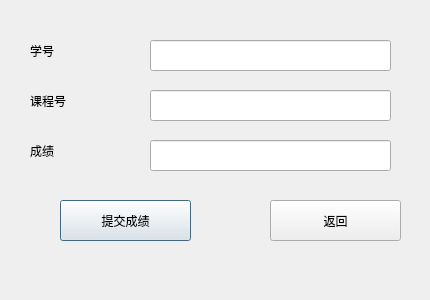
<?xml version="1.0" encoding="UTF-8"?>
<ui version="4.0">
 <class>teasubmitgrade</class>
 <widget class="QDialog" name="teasubmitgrade">
  <property name="geometry">
   <rect>
    <x>0</x>
    <y>0</y>
    <width>430</width>
    <height>300</height>
   </rect>
  </property>
  <property name="windowTitle">
   <string>Dialog</string>
  </property>
  <widget class="QLabel" name="label">
   <property name="geometry">
    <rect>
     <x>30</x>
     <y>30</y>
     <width>81</width>
     <height>41</height>
    </rect>
   </property>
   <property name="text">
    <string>学号</string>
   </property>
  </widget>
  <widget class="QLabel" name="label_2">
   <property name="geometry">
    <rect>
     <x>30</x>
     <y>90</y>
     <width>81</width>
     <height>21</height>
    </rect>
   </property>
   <property name="text">
    <string>课程号</string>
   </property>
  </widget>
  <widget class="QLabel" name="label_3">
   <property name="geometry">
    <rect>
     <x>30</x>
     <y>140</y>
     <width>81</width>
     <height>21</height>
    </rect>
   </property>
   <property name="text">
    <string>成绩</string>
   </property>
  </widget>
  <widget class="QLineEdit" name="stuid">
   <property name="geometry">
    <rect>
     <x>150</x>
     <y>40</y>
     <width>241</width>
     <height>31</height>
    </rect>
   </property>
  </widget>
  <widget class="QLineEdit" name="courseid">
   <property name="geometry">
    <rect>
     <x>150</x>
     <y>90</y>
     <width>241</width>
     <height>31</height>
    </rect>
   </property>
  </widget>
  <widget class="QLineEdit" name="grade">
   <property name="geometry">
    <rect>
     <x>150</x>
     <y>140</y>
     <width>241</width>
     <height>31</height>
    </rect>
   </property>
  </widget>
  <widget class="QPushButton" name="submit">
   <property name="geometry">
    <rect>
     <x>60</x>
     <y>200</y>
     <width>131</width>
     <height>41</height>
    </rect>
   </property>
   <property name="text">
    <string>提交成绩</string>
   </property>
  </widget>
  <widget class="QPushButton" name="back">
   <property name="geometry">
    <rect>
     <x>270</x>
     <y>200</y>
     <width>131</width>
     <height>41</height>
    </rect>
   </property>
   <property name="text">
    <string>返回</string>
   </property>
  </widget>
 </widget>
 <resources/>
 <connections/>
</ui>
